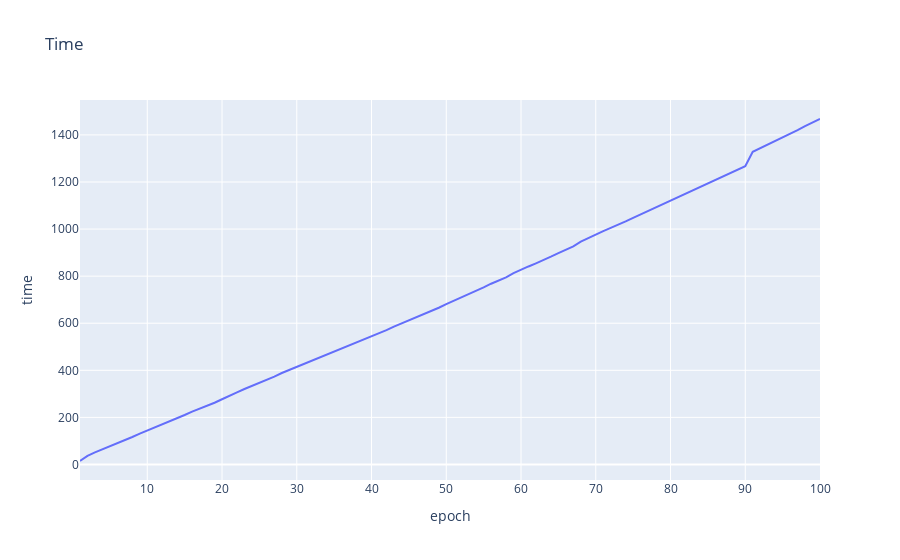

Notebook source saved alongside this figure:
### Code cell
fig=px.line(df,x='epoch',y='time',title='Time')
fig.show()

### Figure 1 — Plotly figure (JSON) as saved in the notebook; plotly's stock layout.template omitted (floating-point values rounded to 4 significant figures)
{"data": [{"hovertemplate": "epoch=%{x}<br>time=%{y}<extra></extra>", "legendgroup": "", "line": {"color": "#636efa", "dash": "solid"}, "marker": {"symbol": "circle"}, "mode": "lines", "name": "", "orientation": "v", "showlegend": false, "type": "scatter", "x": [1, 2, 3, 4, 5, 6, 7, 8, 9, 10, 11, 12, 13, 14, 15, 16, 17, 18, 19, 20, 21, 22, 23, 24, 25, 26, 27, 28, 29, 30, 31, 32, 33, 34, 35, 36, 37, 38, 39, 40, 41, 42, 43, 44, 45, 46, 47, 48, 49, 50, 51, 52, 53, 54, 55, 56, 57, 58, 59, 60, 61, 62, 63, 64, 65, 66, 67, 68, 69, 70, 71, 72, 73, 74, 75, 76, 77, 78, 79, 80, 81, 82, 83, 84, 85, 86, 87, 88, 89, 90, 91, 92, 93, 94, 95, 96, 97, 98, 99, 100], "xaxis": "x", "y": [14.82, 36.57, 51.28, 63.72, 76.22, 88.9, 102.2, 116.8, 131.1, 143.9, 156.7, 169.0, 181.3, 195.7, 210.2, 224.3, 236.6, 249.5, 262.2, 277.1, 290.1, 306.0, 320.7, 333.6, 346.3, 358.9, 373.5, 388.4, 401.4, 413.9, 426.3, 440.9, 453.5, 466.0, 478.5, 491.0, 503.5, 516.4, 529.0, 541.8, 554.9, 570.7, 586.0, 598.9, 612.0, 627.1, 640.0, 652.8, 665.8, 681.3, 695.0, 709.8, 723.8, 738.4, 752.2, 767.9, 781.7, 795.1, 812.8, 827.9, 841.1, 854.5, 867.5, 882.7, 897.7, 911.0, 926.6, 946.3, 962.2, 977.5, 991.5, 1005.0, 1018.0, 1033.0, 1048.0, 1062.0, 1077.0, 1094.0, 1107.0, 1122.0, 1136.0, 1151.0, 1166.0, 1181.0, 1195.0, 1209.0, 1224.0, 1238.0, 1252.0, 1267.0, 1328.0, 1343.0, 1358.0, 1374.0, 1389.0, 1405.0, 1420.0, 1437.0, 1453.0, 1468.0], "yaxis": "y"}], "layout": {"legend": {"tracegroupgap": 0}, "title": {"text": "Time"}, "xaxis": {"anchor": "y", "domain": [0, 1], "title": {"text": "epoch"}}, "yaxis": {"anchor": "x", "domain": [0, 1], "title": {"text": "time"}}}}
